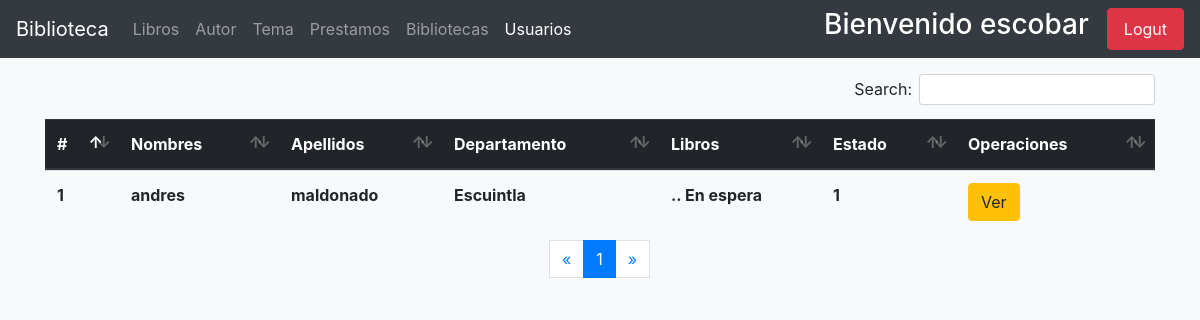
The app's page /user-list/ (signed in), older data.
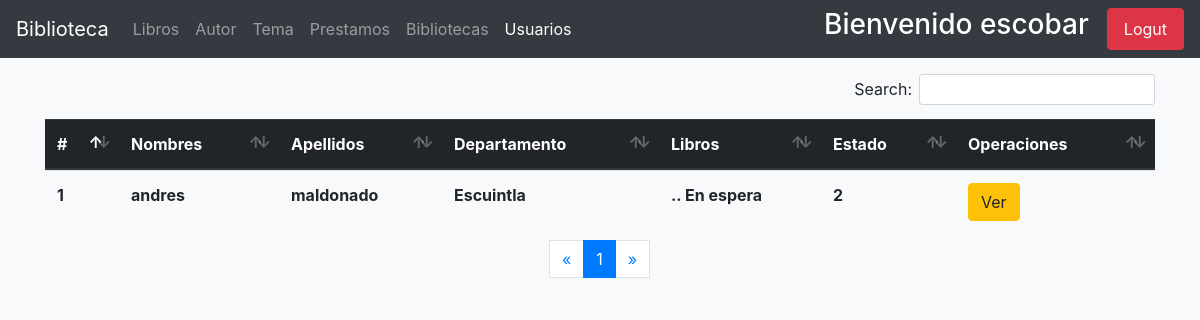
The same page, newer data.
### usuarios/models.py (models this page shows, shortened)
class User(AbstractUser):
    email = models.EmailField(unique=True)
    adress = models.CharField(max_length=100 , null=True, blank=True)
    celphone = models.PositiveIntegerField(blank=True, null=True, validators=[MaxValueValidator(99999999)])
    gender = models.BooleanField(default=True, choices = [
        (True, 'Male'),
        (False, 'Female'),
    ])
    birth_date = models.DateField(blank=True, null=True)
    cui = models.PositiveIntegerField(blank=True, null=True, validators=[MaxValueValidator(9999999999999)])
    departamento = models.ForeignKey(Departamento, on_delete=models.PROTECT,blank=True,  null=True)
    municipio = models.ForeignKey(Municipio, on_delete=models.CASCADE, blank=True, null=True)
    zona = models.PositiveIntegerField(_('zona del municipio'), blank=True, null=True)
    escolaridad = models.PositiveIntegerField(_('escolaridad'), default=0, choices=[
        ( 0, 'None' ),
        ( 1, 'Primaria'),
        ( 2,'Basicos'),
        ( 3, 'Diversificado'),
        ( 4, 'Universidad'),
        ( 5, 'Maestria'),
    ])
    establecimiento = models.CharField(_('establecimiento'), max_length=150, blank=True, null=True)
    estado = models.PositiveSmallIntegerField(_('estado'), default=1)
    imagen = models.ImageField(_('perfil'), upload_to='usuarios/avatares/', default='default_avatar.jpg', blank=True, null=True)
    USERNAME_FIELD = 'email'
    REQUIRED_FIELDS = ['username','first_name', 'last_name']

### models/paises/models.py (models this page shows)
class Municipio(models.Model):
    departamento = models.ForeignKey(Departamento, verbose_name=_('departamento'), on_delete=models.CASCADE)
    name = models.CharField(_('Municipio'), max_length=150)
    def __str__(self):
        return self.name

### usuarios/views.py (the view)
# urls.py: path('user-list/', views.UserListView.as_view(), name='list-users'),
class UserListView(AdminMixin, ListView):
    model = get_user_model()
    queryset = model.objects.filter(groups__name__in=['user'])
    context_object_name = 'Users'
    paginate_by = 5

### usuarios/mixins.py (called while the page is built)
def _user_mixin(group_name):
    class Mixin(LoginRequiredMixin, UserPassesTestMixin):
        login_url = reverse_lazy('usuarios:index')
        def test_func(self):
            user = self.request.user
            if user.is_superuser:
                return True
            group = Group.objects.get(name=group_name)
            return group in user.groups.all()
    return Mixin

### usuarios/templates/usuarios/user_list.html (shortened to what this page needs)
{% extends 'base.html' %}
{% block navbar_items %}
    <li class="nav-item ">
        <a class="nav-link" href="{% url 'book:admin_index' %}"> Libros <span class="sr-only">(current)</span></a>
    </li>
    <li class="nav-item">
        <a class="nav-link" href="{% url 'autor:autores-admin' %}"> Autor </a>
    </li>
    <li class="nav-item">
        <a class="nav-link" href="{% url 'temas:temas-admin' %}"> Tema </a>
    </li>
    <li class="nav-item ">
        <a href="{% url 'prestamos:prestamo-admin' %}" class="nav-link"> Prestamos </a>
    </li>
    <li class="nav-item ">
        <a href="{% url 'book:bibliotecas' %}" class="nav-link"> Bibliotecas </a>
    </li>
    <li class="nav-item active">
        <a class="nav-link" href="{% url 'usuarios:list-users' %}" > Usuarios </a>
    </li>
{% endblock navbar_items %}
{% block content %}
    <div class="container">
        <div class="table-responsive">
        <table class="table table-hover mt-4" id="table-controller">
            <thead class="thead-dark">
                <tr>
                    <th scope="col"> # </th>
                    <th scope="col"> Nombres </th>
                    <th scope="col"> Apellidos </th>
                    <th scope="col"> Departamento </th>
                    <th scope="col"> Libros </th>
                    <th scope="col"> Estado </th>
                    <th scope="col"> Operaciones </th>
                </tr>
            </thead>
            <tbody>
                {% for user in Users %}
                    <tr>
                        <th scope="row">{{ forloop.counter }}</th>
                        <th> {{ user.first_name }}</th>
                        <th> {{ user.last_name }} </th>
                        <th> {{ user.municipio }} </th>
                        <th>  .. En espera </th>
                        <th> {{ user.estado }} </th>
                        <th> <a href="{% url 'usuarios:user-detail' user.id %}" class="btn btn-warning"> Ver </a> </th>
                    </tr>
                    {% empty %}
                    <div class="container mt-2">
                        <li> No existen usuarios registrados </li>
                    </div>
                {% endfor %}
            </tbody>
        </table>
        </div>
        <nav aria-label="Page navigation example">
                <ul class="pagination justify-content-center">
                    {% if page_obj.has_previous %}
                        <li class="page-item"> <a href="?page={{ page_obj.previous_page_number }}" class="page-link" aria-label="Previous">&laquo;</a></li>
                    {% else %}
                    <li class="disabled"><span class="page-link">&laquo; </span> </li>
                    {% endif %}
                    {% for i in paginator.page_range %}
                        {% if page_obj.number == i %}
                            <li class="active page-item"><span class="page-link"> {{ i }} <span class="sr-only">current</span></span></li>
                        {% else %}
                            <li class="page-item"><a href="?page={{ i }}" class="page-link"> {{ i }} </a></li>
                        {% endif %}
                    {% endfor %}
                    {% if page_obj.has_next %}
                        <li class="page-item"><a href="?page={{ page_obj.next_page_number }}" class="page-link">&raquo;</a></li>
                    {% else %}
                        <li class="disabled" class="page-item"> <span class="page-link">&raquo;</span> </li>
                    {% endif %}
                </ul>
            </nav>
    </div>
{% endblock %}

Row changes from the older to the newer data that the page shows:
changed User "andres": estado "1" → "2"
